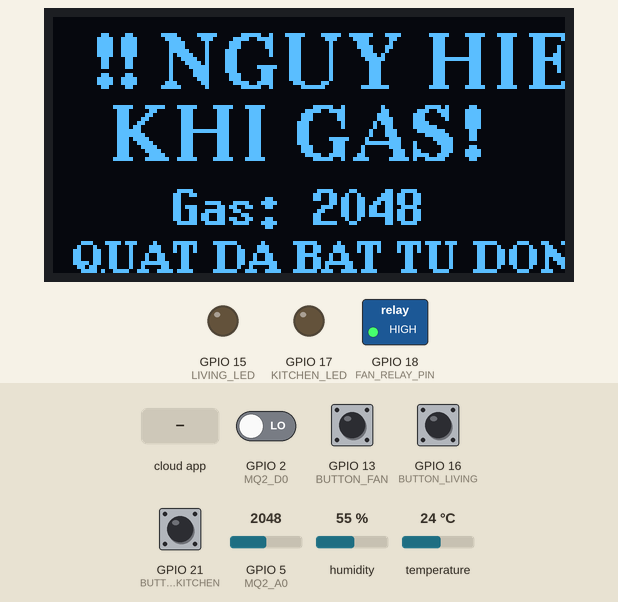
Recording of a sketch running on a simulated ESP32-S3. On the bench: 128×64 one-colour display, switched loads named in the sketch (green lamp = pin HIGH), output pins drawn as LEDs (lit = HIGH). The test bench sets the inputs (shaded band); at power-on: GPIO 13 (BUTTON_FAN), GPIO 16 (BUTTON_LIVING), GPIO 21 (BUTTON_KITCHEN) HIGH, GPIO 2 (MQ2_D0) LOW, GPIO 5 (MQ2_A0) = 2048, humidity 55 %, temperature 24 °C. WiFi joins after 1.5 s; servers stay silent unless stated; the local clock reads 2024-03-15 10:24:30 at power-on unless the sketch sets it; the Firebase database answers and starts empty; what the sketch prints to the serial monitor is not drawn.

Above: at 4.5 s.
4.6 s: GPIO 5 (MQ2_A0) set to 661
At 6.9 s:
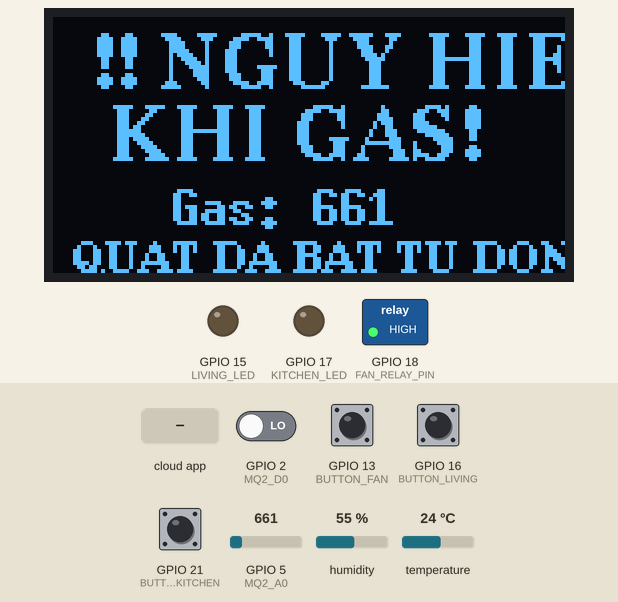
11.1 s: GPIO 5 (MQ2_A0) set to 558
At 13.0 s:
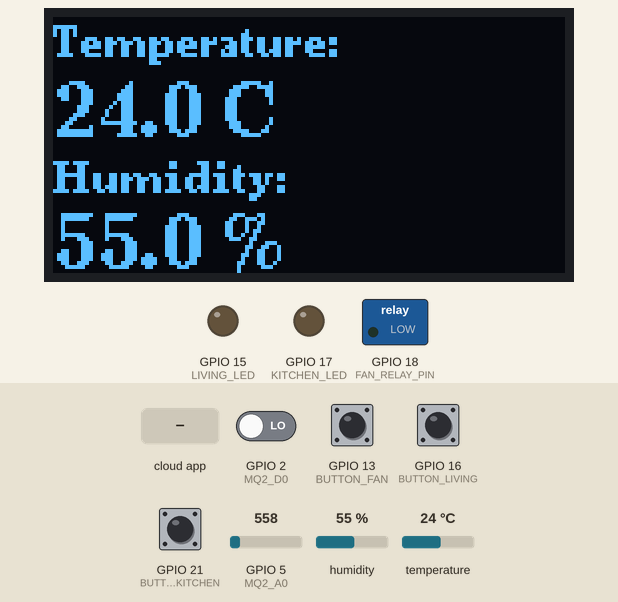
13.8 s: humidity set to 22 %
At 16.5 s:
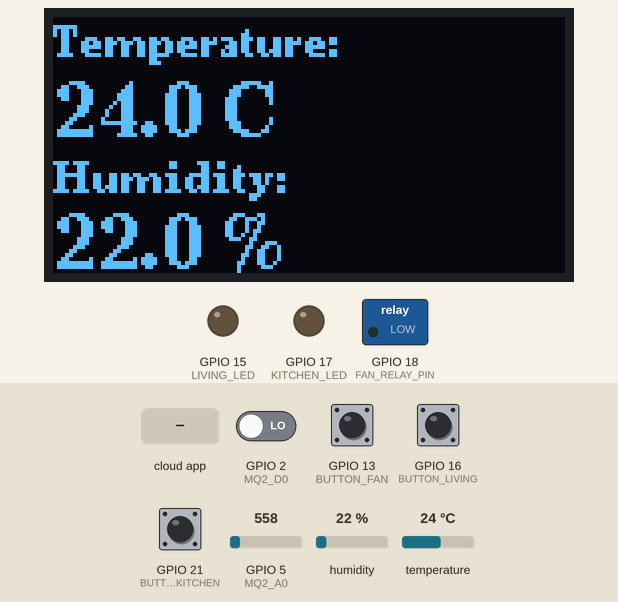
17.2 s: temperature set to 12 °C
At 18.6 s:
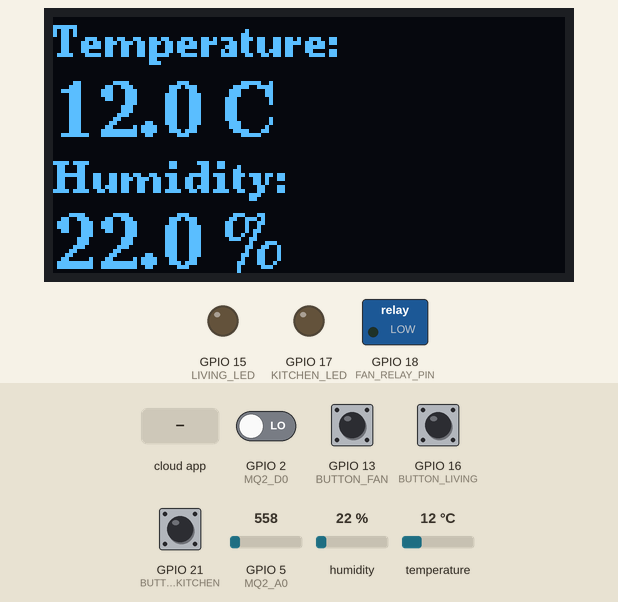
19.5 s: the phone or cloud app sets status to ON
At 20.7 s:
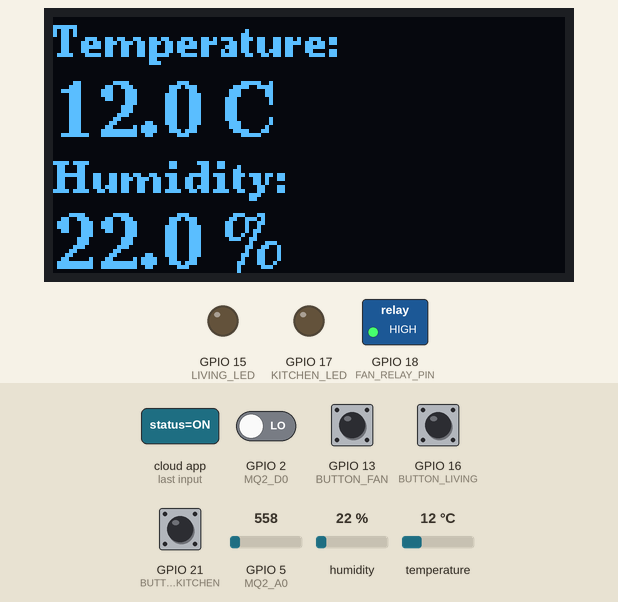
21.4 s: humidity set to 40 %
At 23.9 s:
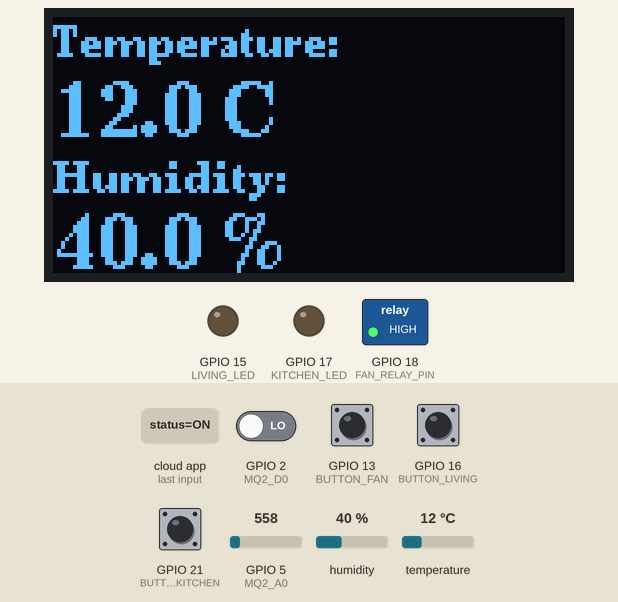
Timing chart, 0 to 25.0 s (numbered marks = the images above; inputs shaded):
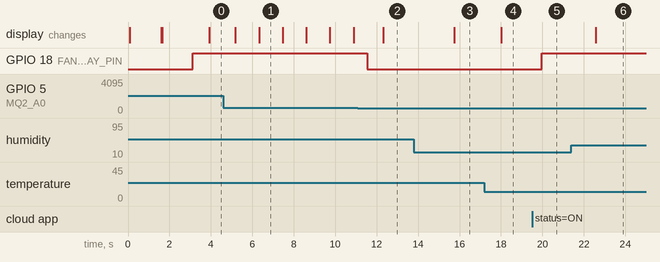

Measured:
- the behaviour switches between 600 and 599 on GPIO 5 (MQ2_A0) (found by bisection; images 1 and 2)
- after the input at 4.6 s, the display: first differs from a run without the input after 1.7 s (image 1)
- after the input at 11.1 s, GPIO 18 (FAN_RELAY_PIN): HIGH → LOW after 0.44 s
- after the input at 13.8 s, the display: changes after 1.9 s (image 3)
- after the input at 17.2 s, the display: changes after 0.82 s (image 4)
- after the input at 19.5 s, GPIO 18 (FAN_RELAY_PIN): LOW → HIGH after 0.46 s
- after the input at 21.4 s, the display: changes after 1.2 s (image 6)

The sketch:

CanhBaoKhiGasAndTurnLight.ino
```cpp
// =====================================================
// SMART HOME - ESP32-S3
// DHT11 + MQ2 + Fan Auto + Living/Kitchen/Bedroom LED
// Firebase: users/{userId}/devices/{deviceId}/status
// =====================================================

#include <Wire.h>
#include <U8g2lib.h>
#include <WiFi.h>
#include <Firebase_ESP_Client.h>
#include "addons/TokenHelper.h"
#include "addons/RTDBHelper.h"
#include <DHT.h>
#include <time.h>

// ===== OLED (I2C: SDA=41, SCL=42) =====
U8G2_SH1106_128X64_NONAME_F_HW_I2C u8g2(U8G2_R0, U8X8_PIN_NONE);

// ===== WIFI =====
#define WIFI_SSID     "ESP32_Hotspot"
#define WIFI_PASSWORD "12345678"

// ===== FIREBASE =====
#define API_KEY      "AIzaSyBGLN7JVyZU8T_DRnqIP1BUE4b1p3-dv3M"
#define DATABASE_URL "https://esp32-c9b75-default-rtdb.asia-southeast1.firebasedatabase.app/"
#define USER_EMAIL    "Hungnguyen221104@gmail.com"
#define USER_PASSWORD "123456"

// ===== DHT11 (giu nguyen) =====
#define DHTPIN  4
#define DHTTYPE DHT11
DHT dht(DHTPIN, DHTTYPE);

// ===== MQ2 (giu nguyen) =====
#define MQ2_A0 5
#define MQ2_D0 2

// ===== RELAY QUAT & NUT NHAN QUAT (giu nguyen) =====
#define FAN_RELAY_PIN  18
#define BUTTON_FAN     13

// ===== LED PHONG KHACH =====
#define LIVING_LED     15   // GPIO15
#define BUTTON_LIVING  16   // GPIO16

// ===== LED PHONG BEP =====
#define KITCHEN_LED    17   // GPIO17
#define BUTTON_KITCHEN 21   // GPIO21

// ===== NGUONG GAS =====
#define GAS_DANGER_THRESHOLD  600
#define GAS_SAFE_THRESHOLD    600
#define GAS_WARNING_THRESHOLD 300

// ===== FIREBASE OBJECTS =====
FirebaseData fbdo;      // cam bien
FirebaseData fbdo2;     // notification gas
FirebaseData fbdo3;     // fan status
FirebaseData fbdo4;     // notification nut nhan
FirebaseData fbdo5;     // living room light status
FirebaseData fbdo6;     // kitchen light status
FirebaseAuth auth;
FirebaseConfig config;

String userUID       = "fWn2xoXCpDWoJyCV1yt3FXxLgMi2";
String lastGasStatus = "";
bool   firebaseReady = false;

// ===== DEVICE IDs =====
const String fanDeviceId     = "-OvLD7bW7bkRn_5Sr5uG";
const String livingDeviceId  = "-OvKwCdcMamePNGjS0Ku";
const String kitchenDeviceId = "-OwwkUIAaIEo0Qt1nGCM";

// ===== TRANG THAI =====
bool fanIsOn     = false;
bool fanAutoMode = false;
bool livingIsOn  = false;
bool kitchenIsOn = false;

// ===== DEBOUNCE NUT NHAN =====
bool          lastBtnFan      = HIGH;
bool          stableBtnFan    = HIGH;
unsigned long lastDebounceFan = 0;

bool          lastBtnLiving      = HIGH;
bool          stableBtnLiving    = HIGH;
unsigned long lastDebounceLiving = 0;

bool          lastBtnKitchen      = HIGH;
bool          stableBtnKitchen    = HIGH;
unsigned long lastDebounceKitchen = 0;

#define DEBOUNCE_MS 50

// ===== NHAP NHAY OLED =====
bool          blinkState = false;
unsigned long lastBlink  = 0;
#define BLINK_MS 500

// ===== KHAI BAO HAM =====
void showScreenNormal(float t, float h, int gas, String gasStatus);
void showScreenDanger(int gas);
void showOLED(const char* l1, const char* l2, const char* l3, const char* l4);
void setFan(bool on, bool sendNotif);
void setLight(bool on, bool sendNotif, bool &stateVar, int pin,
              FirebaseData &fd, const String &deviceId, String label);
void updateDeviceFirebase(FirebaseData &fd, const String &deviceId, bool on);
void pushNotification(FirebaseData &fd, String title, String message, int gasVal = -1);

// =====================================================
// SETUP
// =====================================================
void setup() {
  Serial.begin(115200);

  Wire.begin(8, 9);
  u8g2.begin();
  showOLED("Booting...", "", "", "");

  dht.begin();
  pinMode(MQ2_D0, INPUT);

  // Relay quat
  pinMode(FAN_RELAY_PIN, OUTPUT);
  digitalWrite(FAN_RELAY_PIN, LOW);

  // LED phong khach
  pinMode(LIVING_LED, OUTPUT);
  digitalWrite(LIVING_LED, LOW);

  // LED phong bep
  pinMode(KITCHEN_LED, OUTPUT);
  digitalWrite(KITCHEN_LED, LOW);

  // Nut nhan
  pinMode(BUTTON_FAN,     INPUT_PULLUP);
  pinMode(BUTTON_LIVING,  INPUT_PULLUP);
  pinMode(BUTTON_KITCHEN, INPUT_PULLUP);

  // WiFi
  WiFi.begin(WIFI_SSID, WIFI_PASSWORD);
  showOLED("Connecting", "WiFi...", "", "");
  while (WiFi.status() != WL_CONNECTED) { delay(500); }
  showOLED("WiFi OK", WiFi.localIP().toString().c_str(), "", "");

  // NTP
  configTime(7 * 3600, 0, "pool.ntp.org", "time.nist.gov");

  // Firebase
  config.api_key      = API_KEY;
  config.database_url = DATABASE_URL;
  auth.user.email     = USER_EMAIL;
  auth.user.password  = USER_PASSWORD;
  config.token_status_callback = tokenStatusCallback;
  config.timeout.serverResponse = 10 * 1000;
  Firebase.begin(&config, &auth);
  Firebase.reconnectWiFi(true);

  showOLED("Firebase", "Logging in...", "", "");
  while (auth.token.uid == "") { delay(500); }

  userUID       = auth.token.uid.c_str();
  firebaseReady = true;
  showOLED("Firebase OK", userUID.substring(0, 16).c_str(), "", "");
  delay(1000);

  // Reset trang thai Firebase
  updateDeviceFirebase(fbdo3, fanDeviceId,     false);
  updateDeviceFirebase(fbdo5, livingDeviceId,  false);
  updateDeviceFirebase(fbdo6, kitchenDeviceId, false);
}

// =====================================================
// LOOP
// =====================================================
void loop() {
  unsigned long now = millis();

  // ===== NUT NHAN QUAT =====
  bool btnFanRead = digitalRead(BUTTON_FAN);
  if (btnFanRead != lastBtnFan) lastDebounceFan = now;
  if ((now - lastDebounceFan) > DEBOUNCE_MS) {
    if (btnFanRead == LOW && stableBtnFan == HIGH) {
      setFan(!fanIsOn, true);
    }
    stableBtnFan = btnFanRead;
  }
  lastBtnFan = btnFanRead;

  // ===== NUT NHAN PHONG KHACH =====
  bool btnLivingRead = digitalRead(BUTTON_LIVING);
  if (btnLivingRead != lastBtnLiving) lastDebounceLiving = now;
  if ((now - lastDebounceLiving) > DEBOUNCE_MS) {
    if (btnLivingRead == LOW && stableBtnLiving == HIGH) {
      setLight(!livingIsOn, true, livingIsOn, LIVING_LED,
               fbdo5, livingDeviceId, "Đèn phòng khách");
    }
    stableBtnLiving = btnLivingRead;
  }
  lastBtnLiving = btnLivingRead;

  // ===== NUT NHAN PHONG BEP =====
  bool btnKitchenRead = digitalRead(BUTTON_KITCHEN);
  if (btnKitchenRead != lastBtnKitchen) lastDebounceKitchen = now;
  if ((now - lastDebounceKitchen) > DEBOUNCE_MS) {
    if (btnKitchenRead == LOW && stableBtnKitchen == HIGH) {
      setLight(!kitchenIsOn, true, kitchenIsOn, KITCHEN_LED,
               fbdo6, kitchenDeviceId, "Đèn phòng bếp");
    }
    stableBtnKitchen = btnKitchenRead;
  }
  lastBtnKitchen = btnKitchenRead;

  // ===== DOC CAM BIEN =====
  float t        = dht.readTemperature();
  float h        = dht.readHumidity();
  int   gas      = analogRead(MQ2_A0);
  int   gasAlert = digitalRead(MQ2_D0);

  String gasStatus;
  if      (gas < GAS_WARNING_THRESHOLD) gasStatus = "SAFE";
  else if (gas < GAS_DANGER_THRESHOLD)  gasStatus = "WARNING";
  else                                  gasStatus = "DANGER";

  // ===== LOGIC TU DONG QUAT (theo gas) =====
  // ===== TU DONG THEO CAM BIEN GAS =====

// Có gas nguy hiểm -> tự bật quạt
if (gas >= GAS_DANGER_THRESHOLD && !fanAutoMode) {

    fanAutoMode = true;

    setFan(true, false);

    pushNotification(
        fbdo4,
        "Thiết bị tự động bật",
        "Phát hiện khí gas, quạt đã tự động bật."
    );

    Serial.println("AUTO -> Fan ON");
}

// Chỉ khi quạt đang ở chế độ tự động mới được tự tắt
if (fanAutoMode &&
    gas < GAS_SAFE_THRESHOLD) {

    fanAutoMode = false;

    setFan(false, false);

    pushNotification(
        fbdo4,
        "Thiết bị tự động tắt",
        "Khí gas đã an toàn, quạt tự động tắt."
    );

    Serial.println("AUTO -> Fan OFF");
}

  // ===== DOC TRANG THAI TU FIREBASE (App dieu khien) =====
  if (firebaseReady && Firebase.ready()) {
// ===== Quat =====
String fanPath = "/users/" + userUID + "/devices/" + fanDeviceId + "/status";
if (Firebase.RTDB.getString(&fbdo3, fanPath)) {
  bool appWantsOn = (fbdo3.stringData() == "ON");

  if (appWantsOn != fanIsOn) {
    fanIsOn = appWantsOn;
    digitalWrite(FAN_RELAY_PIN, fanIsOn ? HIGH : LOW);

    Serial.println(">> APP: Quat -> " + String(fanIsOn ? "ON" : "OFF"));
  }
}
    // Den phong khach
    String livingPath = "/users/" + userUID + "/devices/" + livingDeviceId + "/status";
    if (Firebase.RTDB.getString(&fbdo5, livingPath)) {
      bool appWantsOn = (fbdo5.stringData() == "ON");
      if (appWantsOn != livingIsOn) {
        livingIsOn = appWantsOn;
        digitalWrite(LIVING_LED, livingIsOn ? HIGH : LOW);
        Serial.println(">> APP: Den phong khach -> " + String(livingIsOn ? "ON" : "OFF"));
      }
    }

    // Den phong bep
    String kitchenPath = "/users/" + userUID + "/devices/" + kitchenDeviceId + "/status";
    if (Firebase.RTDB.getString(&fbdo6, kitchenPath)) {
      bool appWantsOn = (fbdo6.stringData() == "ON");
      if (appWantsOn != kitchenIsOn) {
        kitchenIsOn = appWantsOn;
        digitalWrite(KITCHEN_LED, kitchenIsOn ? HIGH : LOW);
        Serial.println(">> APP: Den phong bep -> " + String(kitchenIsOn ? "ON" : "OFF"));
      }
    }
  }

  // ===== OLED =====
  if (gasStatus == "DANGER") {
    if (now - lastBlink >= BLINK_MS) { blinkState = !blinkState; lastBlink = now; }
    if (blinkState) showScreenDanger(gas);
    else            showScreenNormal(t, h, gas, gasStatus);
  } else {
    showScreenNormal(t, h, gas, gasStatus);
  }

  // ===== FIREBASE CAM BIEN =====
  if (firebaseReady && Firebase.ready()) {
    String sensorPath = "/users/" + userUID + "/sensors/device1";
    FirebaseJson sensorJson;
    sensorJson.set("temperature",  t);
    sensorJson.set("humidity",     h);
    sensorJson.set("gas_value",    gas);
    sensorJson.set("gas_detected", gasAlert);
    sensorJson.set("gas_status",   gasStatus);
    sensorJson.set("userId",       userUID);

    if (!Firebase.RTDB.setJSON(&fbdo, sensorPath, &sensorJson))
      Serial.println("!! Cam bien ERR: " + fbdo.errorReason());

    if (gasStatus == "DANGER" && lastGasStatus != "DANGER") {
      pushNotification(fbdo2, "CẢNH Báo GAS", "Phát hiện khí gas nguy hiểm!", gas);
      Serial.println(">> Gas DANGER -> Notification");
    }
  }

  lastGasStatus = gasStatus;
  delay(500);
}

// =====================================================
// Bat/Tat quat
// =====================================================
void setFan(bool on, bool sendNotif) {
  if (fanIsOn == on) return;
  fanIsOn = on;
  digitalWrite(FAN_RELAY_PIN, on ? HIGH : LOW);
  updateDeviceFirebase(fbdo3, fanDeviceId, on);

  if (sendNotif) {
    if (on) pushNotification(fbdo4, "THIẾT BỊ BẬT", "Quạt đã được bật thủ công bằng nút bấm.");
    else    pushNotification(fbdo4, "THIẾT BỊ Tắt", "Quat đã được tắt thủ công bằng nút bấm.");
  }
}

// =====================================================
// Bat/Tat den
// =====================================================
void setLight(bool on, bool sendNotif, bool &stateVar, int pin,
              FirebaseData &fd, const String &deviceId, String label) {
  if (stateVar == on) return;
  stateVar = on;
  digitalWrite(pin, on ? HIGH : LOW);
  updateDeviceFirebase(fd, deviceId, on);

  if (sendNotif) {
    if (on) pushNotification(fd, "THIẾT BỊ BẬT", label + " đã được bật thủ công bằng nút bấm.");
    else    pushNotification(fd, "THIẾT BỊ Tắt", label + " đã được tắt thủ công bằng nút bấm.");
  }
}

// =====================================================
// Cap nhat trang thai thiet bi len Firebase
// =====================================================
void updateDeviceFirebase(FirebaseData &fd, const String &deviceId, bool on) {
  if (!(firebaseReady && Firebase.ready())) return;
  String path = "/users/" + userUID + "/devices/" + deviceId + "/status";
  if (!Firebase.RTDB.setString(&fd, path, on ? "ON" : "OFF"))
    Serial.println("!! Device ERR: " + fd.errorReason());
}

// =====================================================
// Push notification
// =====================================================
void pushNotification(FirebaseData &fd, String title, String message, int gasVal) {
  if (!(firebaseReady && Firebase.ready())) return;

  time_t t_now; time(&t_now);
  String notiPath = "/users/" + userUID + "/notifications";

  FirebaseJson notiJson;
  notiJson.set("title",   title);
  notiJson.set("message", message);
  notiJson.set("time",    (int)t_now);
  notiJson.set("userId",  userUID);
  if (gasVal >= 0) notiJson.set("gas_value", gasVal);

  if (Firebase.RTDB.pushJSON(&fd, notiPath, &notiJson))
    Serial.println(">> Noti OK: " + title + " | " + fd.pushName());
  else
    Serial.println("!! Noti ERR: " + fd.errorReason());
}

// =====================================================
// MAN HINH BINH THUONG
// =====================================================
void showScreenNormal(float t, float h, int gas, String gasStatus) {
  u8g2.clearBuffer();
  char buf[32];

  u8g2.setFont(u8g2_font_ncenB08_tr);
  u8g2.drawStr(0, 10, "Temperature:");

  u8g2.setFont(u8g2_font_ncenB14_tr);
  snprintf(buf, sizeof(buf), "%.1f C", t);
  u8g2.drawStr(0, 30, buf);

  u8g2.setFont(u8g2_font_ncenB08_tr);
  u8g2.drawStr(0, 44, "Humidity:");

  u8g2.setFont(u8g2_font_ncenB14_tr);
  snprintf(buf, sizeof(buf), "%.1f %%", h);
  u8g2.drawStr(0, 63, buf);

  u8g2.sendBuffer();
}

// =====================================================
// MAN HINH CANH BAO DANGER
// =====================================================
void showScreenDanger(int gas) {
  u8g2.clearBuffer();
  u8g2.setFont(u8g2_font_ncenB14_tr);
  u8g2.drawStr(10, 18, "!! NGUY HIEM");
  u8g2.drawStr(15, 36, "KHI GAS!");
  u8g2.setFont(u8g2_font_7x13B_tr);
  char buf[24];
  snprintf(buf, sizeof(buf), "Gas: %d", gas);
  u8g2.drawStr(30, 52, buf);
  u8g2.setFont(u8g2_font_ncenB08_tr);
  u8g2.drawStr(5, 64, "QUAT DA BAT TU DONG");
  u8g2.sendBuffer();
}

// =====================================================
// Helper OLED 4 dong (boot)
// =====================================================
void showOLED(const char* l1, const char* l2, const char* l3, const char* l4) {
  u8g2.clearBuffer();
  u8g2.setFont(u8g2_font_ncenB08_tr);
  if (l1 && strlen(l1)) u8g2.drawStr(0, 13, l1);
  if (l2 && strlen(l2)) u8g2.drawStr(0, 28, l2);
  if (l3 && strlen(l3)) u8g2.drawStr(0, 43, l3);
  if (l4 && strlen(l4)) u8g2.drawStr(0, 58, l4);
  u8g2.sendBuffer();
}
```
